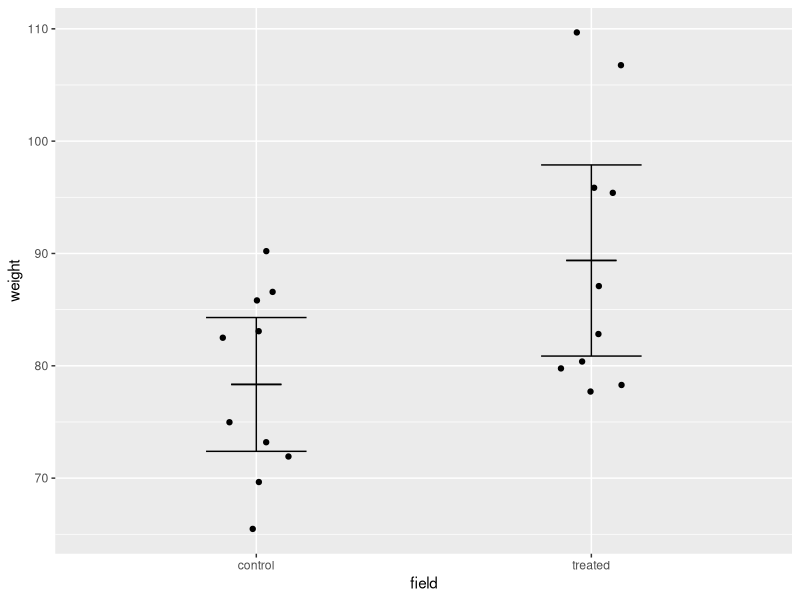
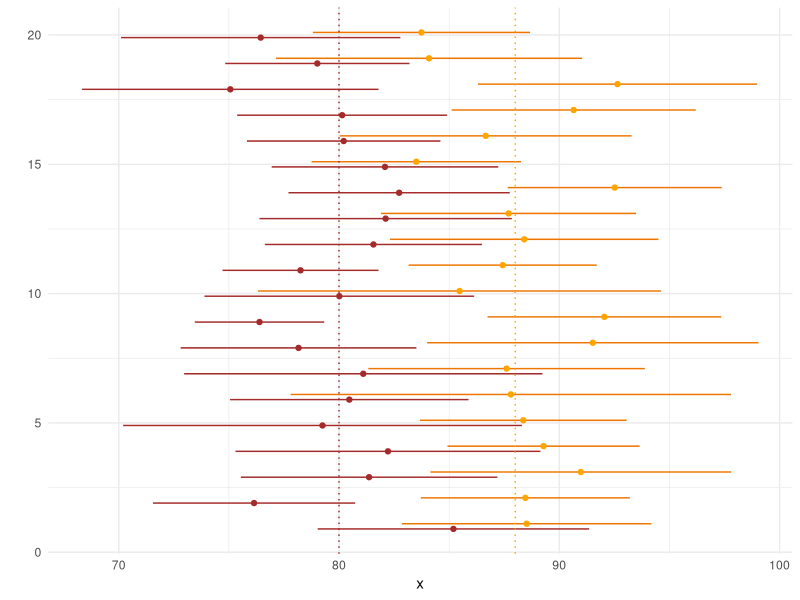
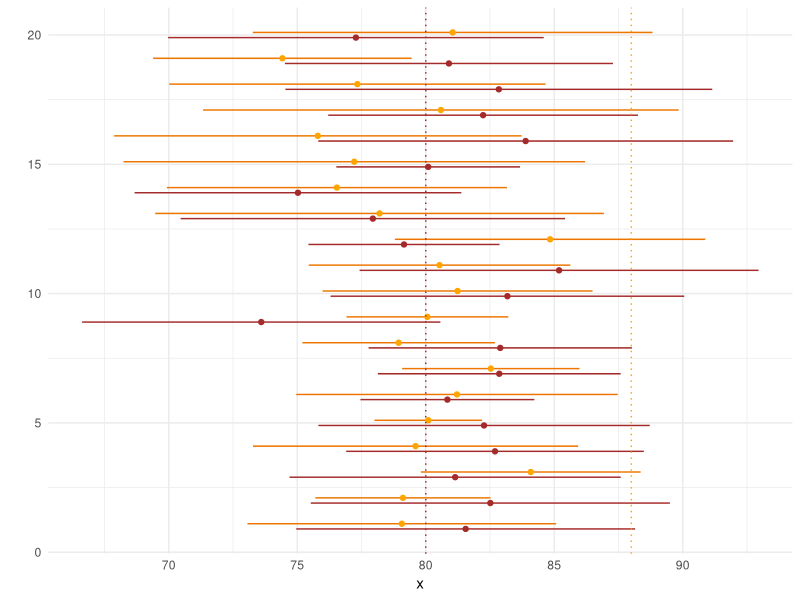
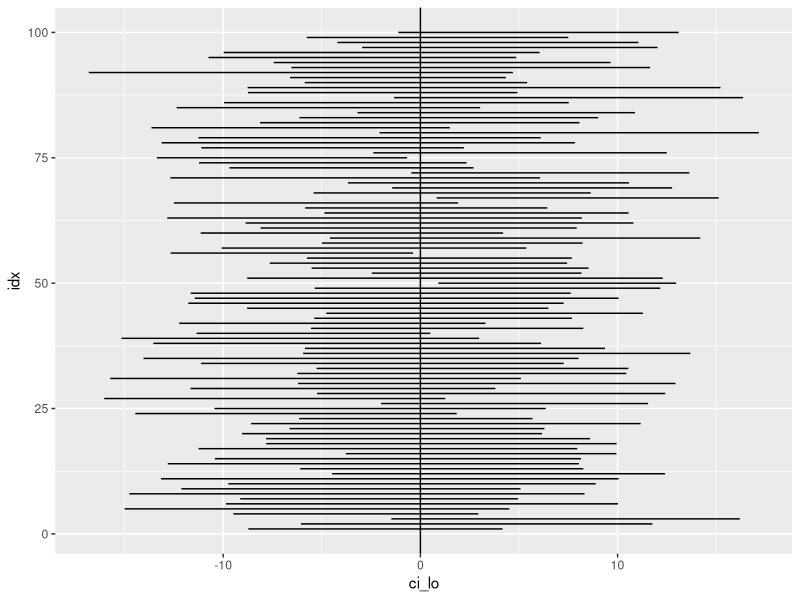
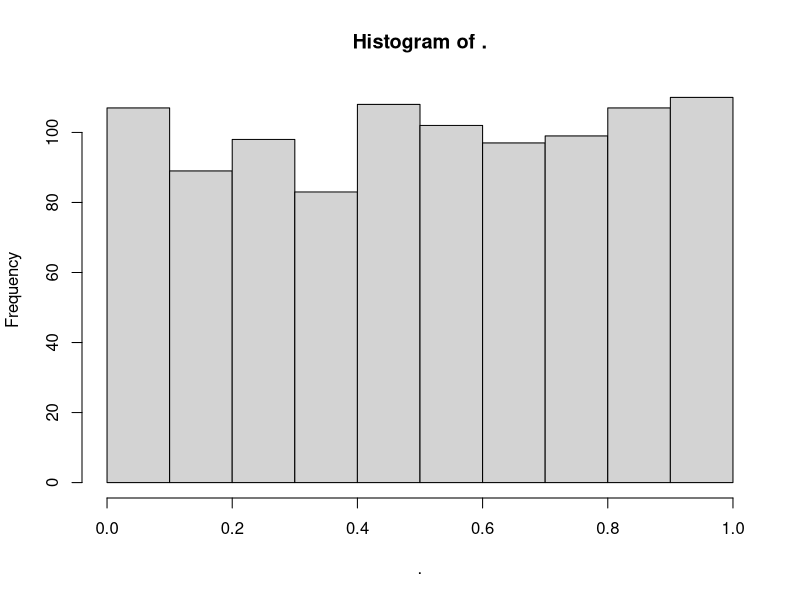

The R source for these figures, in order:
## ---- chunk 1
suppressPackageStartupMessages( library(tidyverse) )
set.seed( 13245768 )
## ---- chunk 2
onions_control <- rnorm( 10, mean=80, sd=9 )
## ---- chunk 3
onions_treated <- rnorm( 10, mean=88, sd=9 )
## ---- chunk 4
mean_control <- mean( onions_control )
sem_control <- sd( onions_control ) / sqrt( length(onions_control) )  
   # length(onions_control) = 10   (Anzahl der Zwiebeln)
sf <- qt( 0.975, length(onions_control) - 1 )   # sf: "Student factor"
ci_control <- c( mean_control - sf*sem_control, mean_control + sf*sem_control )
ci_control
## ---- chunk 5
tres <- t.test( onions_control )
tres$conf.int
## ---- chunk 6
tres$estimate
## ---- chunk 7
tres <- t.test( onions_treated )
tres$conf.int
## ---- chunk 8
t.test( onions_control ) %>% broom::tidy()
## ---- chunk 9
bind_rows(
  tibble( weight = onions_control, field = "control" ),
  tibble( weight = onions_treated, field = "treated" ) ) -> onion_tbl
onion_tbl
## ---- chunk 10
onion_tbl %>%
group_by( field ) %>%
summarise( broom::tidy( t.test( weight ) ) ) %>%
select( field, mean=estimate, conf.low, conf.high ) -> mean_and_ci

mean_and_ci
## ---- chunk 11
ggplot( NULL ) +
  geom_point( aes( x=field, y=weight ), data = onion_tbl, 
      position = position_jitter( width=.1, height = 0 ) ) +
  geom_errorbar( aes( x=field, ymin=conf.low, ymax=conf.high ), data = mean_and_ci,
      width = .3 ) +
  geom_errorbar( aes( x=field, ymin=mean, ymax=mean ), data = mean_and_ci,
      width = .15 ) 
  
## ---- chunk 12
tres_control <- t.test( onions_control )
tres_treated <- t.test( onions_treated )

result <- c(
  control_mean = unname(tres_control$estimate),
  control_ci_lower = tres_control$conf.int[1],
  control_ci_upper = tres_control$conf.int[2],
  
  treated_mean = unname(tres_treated$estimate),
  treated_ci_lower = tres_treated$conf.int[1],
  treated_ci_upper = tres_treated$conf.int[2]
)  

result
## ---- chunk 13
result[1]
result["control_mean"]
## ---- chunk 14
onion_experiment <- function( n, delta_m ) {
  
  # Ernte die Zwiebeln (Ziehe die Zufalslzahlen):
  onions_control <- rnorm( n, mean=80, sd=9 )
  onions_treated <- rnorm( n, mean=80 + delta_m, sd=9 )

  # Berechne Mittelwerte und Konfidenzintervalle
  tres_control <- t.test( onions_control )
  tres_treated <- t.test( onions_treated )
  
  # Stelle Ergebnis-Vektor zusammen:
  c(
    control_mean = unname(tres_control$estimate),
    control_ci_lower = tres_control$conf.int[1],
    control_ci_upper = tres_control$conf.int[2],
    
    treated_mean = unname(tres_treated$estimate),
    treated_ci_lower = tres_treated$conf.int[1],
    treated_ci_upper = tres_treated$conf.int[2]
  )  
}

onion_experiment( 10, 8 )
## ---- chunk 15
replicate( 20, onion_experiment( n=10, delta_m=8 ) )
## ---- chunk 16
replicate( 20, onion_experiment( n=10, delta_m=8 ) ) %>% 
  t() %>% as_tibble()
## ---- chunk 17
map_dfr( 1:20, ~ onion_experiment( n=10, delta_m=8 ) )
## ---- chunk 18
map_dfr( 1:20, ~ onion_experiment( n=10, delta_m=8 ) ) %>%
mutate( run = row_number() ) %>%
ggplot() +
  geom_segment( aes( x=control_ci_lower, xend=control_ci_upper, y=run-.1, yend=run-.1 ), col="brown" ) +
  geom_segment( aes( x=treated_ci_lower, xend=treated_ci_upper, y=run+.1, yend=run+.1 ), col="darkorange2" ) +
  geom_point( aes( x=control_mean, y=run-.1 ), col="brown" ) +
  geom_point( aes( x=treated_mean, y=run+.1 ), col="orange" ) +
  geom_vline( xintercept = 80, color="brown", lty="dotted" ) +
  geom_vline( xintercept = 88, color="orange", lty="dotted" ) +
  theme_minimal( ) + xlab("x") + ylab("")

## ---- chunk 19
map_dfr( 1:20, ~ onion_experiment( n=10, delta_m=8 ) ) %>%
mutate( ci_overlap = control_ci_upper > treated_ci_lower )  
## ---- chunk 20
map_dfr( 1:10000, ~ onion_experiment( n=10, delta_m=8 ) ) %>%
mutate( ci_overlap = control_ci_upper > treated_ci_lower ) %>%
group_by( ci_overlap ) %>%
summarise( n() )
## ---- chunk 21
map_dfr( 1:10000, ~ onion_experiment( n=10, delta_m=8 ) ) %>%
mutate( ci_overlap = control_ci_upper > treated_ci_lower ) %>%
summarise( mean( !ci_overlap ) )
## ---- chunk 22
map_dfr( 1:10000, ~ onion_experiment( n=30, delta_m=8 ) ) %>%
mutate( ci_overlap = control_ci_upper > treated_ci_lower ) %>%
summarise( mean( !ci_overlap ) )
## ---- chunk 23
map_dfr( 1:10000, ~ onion_experiment( n=10, delta_m=15 ) ) %>%
mutate( ci_overlap = control_ci_upper > treated_ci_lower ) %>%
summarise( mean( !ci_overlap ) )
## ---- chunk 24
set.seed( 13245768 )
onions_control <- rnorm( 10, mean=80, sd=9 )
onions_treated <- rnorm( 10, mean=88, sd=9 )

t.test( onions_control )$conf.int
t.test( onions_treated )$conf.int
## ---- chunk 25
mean( onions_treated ) - mean( onions_control )
## ---- chunk 26
t.test( onions_treated, onions_control )
## ---- chunk 27
sem_control <- sd( onions_control ) / sqrt( length(onions_control) )
sem_control

sem_treated <- sd( onions_treated ) / sqrt( length(onions_treated) )
sem_treated
## ---- chunk 28
sem_difference = sqrt( sem_control^2 + sem_treated^2 )
sem_difference
## ---- chunk 29
sf <- qt( 0.975, 9 )
## ---- chunk 30
difference <- mean(onions_treated) - mean(onions_control)
sf <- qt( 0.975, 9 )
c( difference - sf * sem_difference, difference + sf * sem_difference )
## ---- chunk 31
t.test( onions_treated, onions_control )
## ---- chunk 32
pooled_sd <- 
  sqrt( sum( 
    c( ( onions_control - mean(onions_control) )^2, 
       ( onions_treated - mean(onions_treated) )^2 ) ) / 18 )
## ---- chunk 33
sem_pooled <- pooled_sd / sqrt(10)
sem_pooled
## ---- chunk 34
sem_diff <- sqrt( sem_pooled^2 + sem_pooled^2 )
sem_diff
## ---- chunk 35
sf <- qt( .975, 18 )
## ---- chunk 36
c( difference - sf * sem_diff, difference + sf * sem_diff )
## ---- chunk 37
t.test( onions_treated, onions_control, var.equal=TRUE )
## ---- chunk 38
set.seed( 13245768 )
onions_control <- rnorm( 30, mean=80, sd=9 )
onions_treated <- rnorm( 30, mean=88, sd=9 )

t.test( onions_treated, onions_control )
## ---- chunk 39
t.test( onions_treated, onions_control, conf.level=0.99 )
## ---- chunk 40
t.test( onions_treated, onions_control, conf.level=0.999 )$conf.int
## ---- chunk 41
pvalue <- t.test( onions_treated, onions_control )$p.value
pvalue
## ---- chunk 42
t.test( onions_treated, onions_control, conf.level=1-pvalue )$conf.int
## ---- chunk 43
t.test( onions_treated, onions_control )
## ---- chunk 44
set.seed( 13245768 )
onions_control <- rnorm( 10, mean=80, sd=9 )
onions_treated <- rnorm( 10, mean=88, sd=9 )

t.test( onions_treated, onions_control, var.equal=TRUE )
## ---- chunk 45
pooled_sd <- 
  sqrt( sum( 
    c( ( onions_control - mean(onions_control) )^2, 
       ( onions_treated - mean(onions_treated) )^2 ) ) / 18 )

sem_pooled <- pooled_sd / sqrt(10)
sem_pooled
## ---- chunk 46
se_diff <- sqrt( sem_pooled^2 + sem_pooled^2 )
se_diff
## ---- chunk 47
t_value <- ( mean(onions_treated) - mean(onions_control) ) / se_diff
t_value
## ---- chunk 48
2* ( 1 - pnorm(2.4) )
## ---- chunk 49
2* ( 1 - pt( 2.4, 18 ) )
## ---- chunk 50
map_dfr( 1:20, ~ onion_experiment( n=10, delta_m=0 ) ) %>%
mutate( run = row_number() ) %>%
ggplot() +
  geom_segment( aes( x=control_ci_lower, xend=control_ci_upper, y=run-.1, yend=run-.1 ), col="brown" ) +
  geom_segment( aes( x=treated_ci_lower, xend=treated_ci_upper, y=run+.1, yend=run+.1 ), col="darkorange2" ) +
  geom_point( aes( x=control_mean, y=run-.1 ), col="brown" ) +
  geom_point( aes( x=treated_mean, y=run+.1 ), col="orange" ) +
  geom_vline( xintercept = 80, color="brown", lty="dotted" ) +
  geom_vline( xintercept = 88, color="orange", lty="dotted" ) +
  theme_minimal( ) + xlab("x") + ylab("")

## ---- chunk 51
map_dfr( 1:100, ~ {
  onions_control <- rnorm( 10, mean=80, sd=9 )
  onions_treated <- rnorm( 10, mean=80, sd=9 )
  t.test( onions_treated, onions_control )$conf.int %>%
    set_names( "ci_lo", "ci_hi" ) } ) %>%
mutate( idx = row_number() ) %>%
ggplot +
  geom_segment( aes( x=ci_lo, xend=ci_hi, y=idx, yend=idx ) ) +
  geom_vline( xintercept = 0 )
## ---- chunk 52
replicate( 1000, {
  onions_control <- rnorm( 10, mean=80, sd=9 )
  onions_treated <- rnorm( 10, mean=80, sd=9 )
  t.test( onions_treated, onions_control )$p.value
}) %>% hist()
